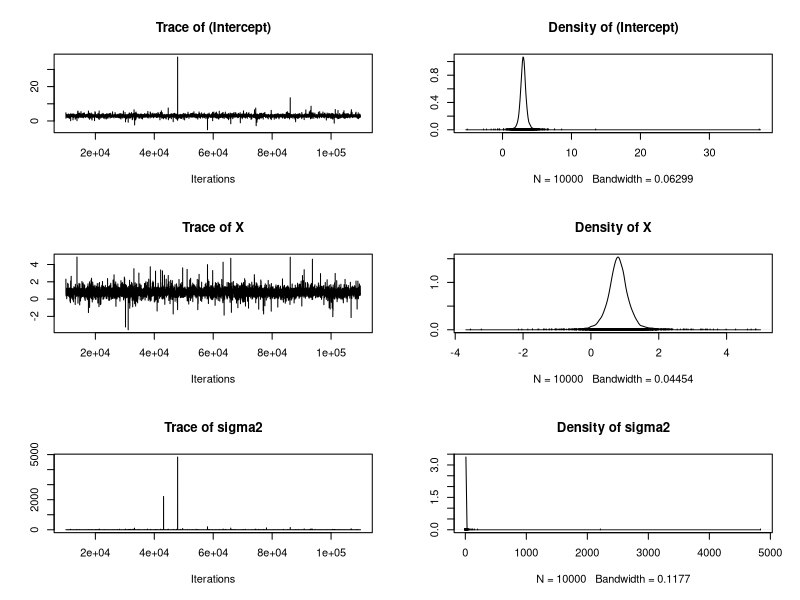

This figure's R source:
library(MCMCpack)

line   <- list(X = c(-2,-1,0,1,2), Y = c(1,3,3,3,5))
posterior  <- MCMCregress(Y~X, data=line, verbose=0,
  burnin = 10000, mcmc = 100000, thin = 10)
plot(posterior)
summary(posterior)

lm(Y~X, line)
sd(line$X)
